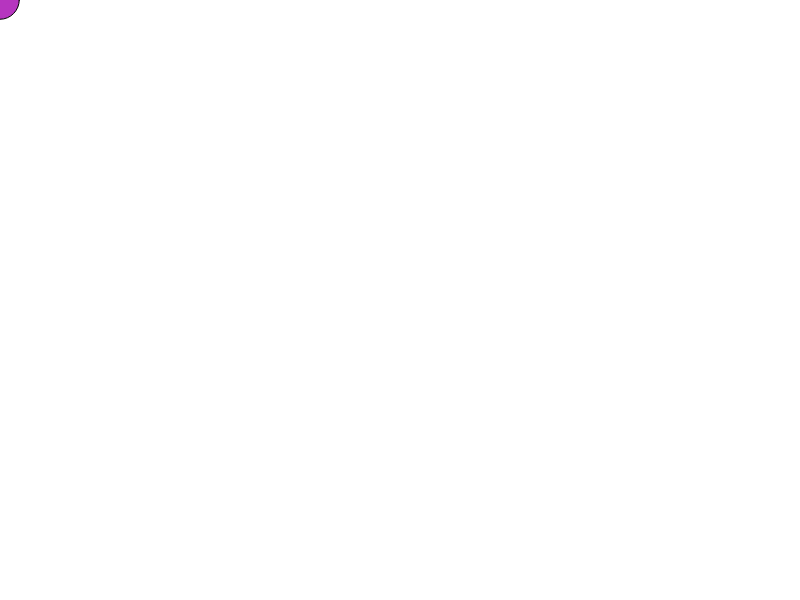
Frame 1 (no input)
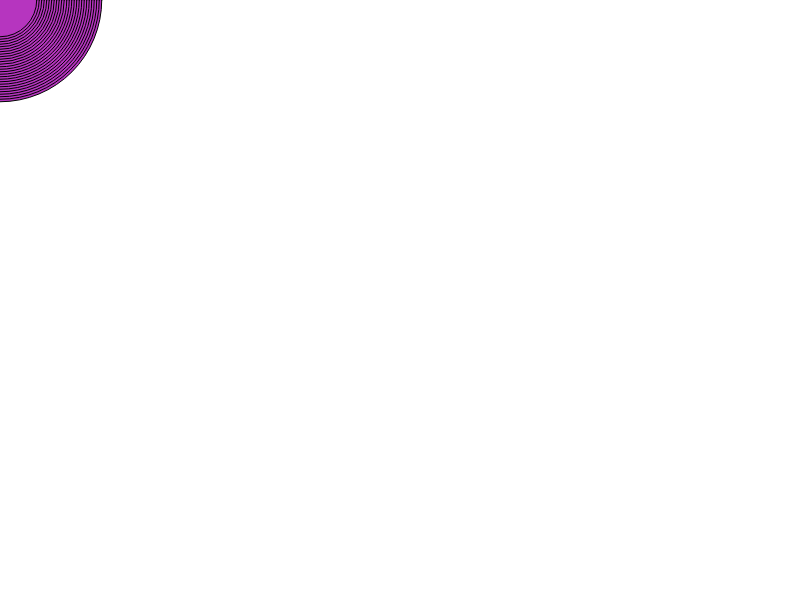
Frame 60 (no input)
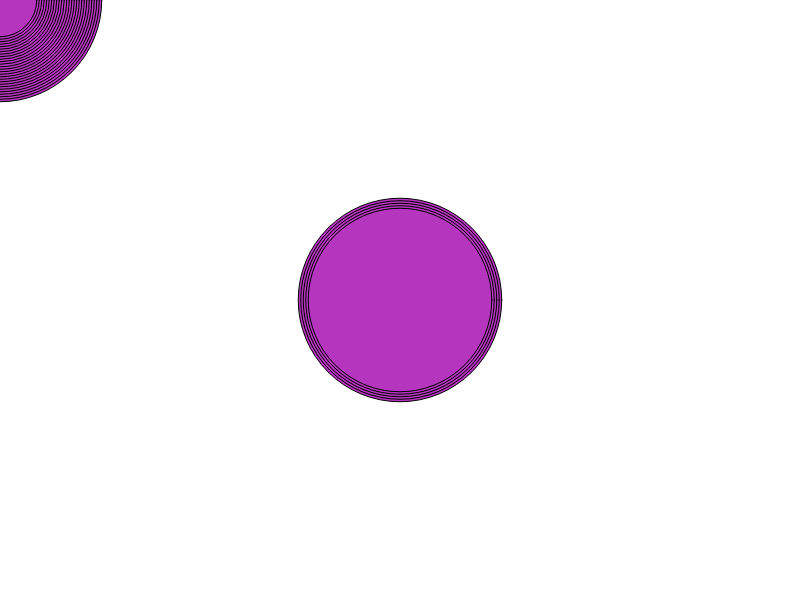
Frame 120 (the mouse pressed at the canvas centre since frame 60)

The p5.js sketch that drew these frames (run headless with seeded random() and noise() and a simulated clock; from frame 60 on, the mouse is pressed at the canvas centre):

// p5.js sketch
// ── sketch.js
var r;
var g;
var b;
var i = 5
function setup() {
  createCanvas(800, 600);
  
  r= random(0, 255);
  g= random(0, 255);
  b= random(0, 255);
  d= random(6, 100);
 
  background(255);
}

function draw() {
  //r = map(mouseY, 0, height-1, 255, 0);
  //b = map(mouseX, 0, width-1, 0, 255);

  
  fill(r, g, b);
  ellipse(mouseX, mouseY, d, d);
  d= d+i;
  
  if (d >= 200 || d<0) i= i*-1; 
  
}







/*if(mouseIsPressed) {
    fill(0);
  }
  else { 
  fill(0, 255, 0);
  }
  
  ellipse(mouseX, mouseY, 400, 400);
  */
  
